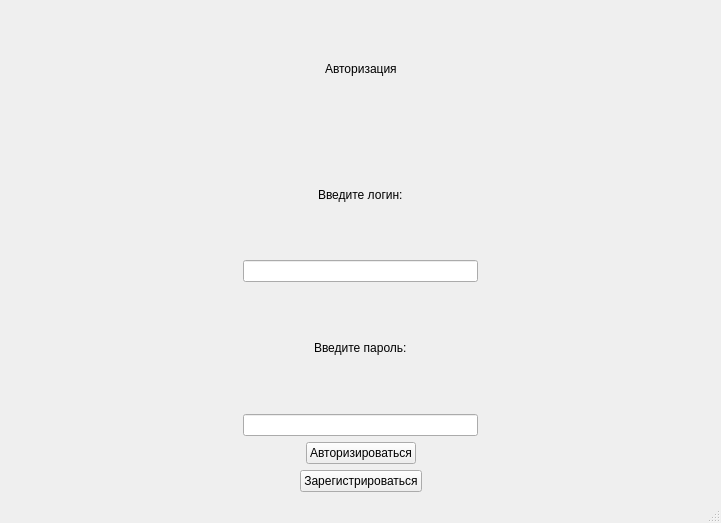
<?xml version="1.0" encoding="UTF-8"?>
<ui version="4.0">
 <class>AutWindw</class>
 <widget class="QMainWindow" name="AutWindw">
  <property name="geometry">
   <rect>
    <x>0</x>
    <y>0</y>
    <width>721</width>
    <height>523</height>
   </rect>
  </property>
  <property name="windowTitle">
   <string>MainWindow</string>
  </property>
  <widget class="QWidget" name="centralwidget">
   <layout class="QVBoxLayout" name="verticalLayout_4">
    <item>
     <layout class="QHBoxLayout" name="horizontalLayout_25">
      <item>
       <spacer name="horizontalSpacer_55">
        <property name="orientation">
         <enum>Qt::Horizontal</enum>
        </property>
        <property name="sizeHint" stdset="0">
         <size>
          <width>40</width>
          <height>20</height>
         </size>
        </property>
       </spacer>
      </item>
      <item>
       <widget class="QLabel" name="label_12">
        <property name="text">
         <string>Авторизация</string>
        </property>
       </widget>
      </item>
      <item>
       <spacer name="horizontalSpacer_61">
        <property name="orientation">
         <enum>Qt::Horizontal</enum>
        </property>
        <property name="sizeHint" stdset="0">
         <size>
          <width>40</width>
          <height>20</height>
         </size>
        </property>
       </spacer>
      </item>
     </layout>
    </item>
    <item>
     <layout class="QHBoxLayout" name="horizontalLayout_24">
      <item>
       <spacer name="horizontalSpacer_50">
        <property name="orientation">
         <enum>Qt::Horizontal</enum>
        </property>
        <property name="sizeHint" stdset="0">
         <size>
          <width>40</width>
          <height>20</height>
         </size>
        </property>
       </spacer>
      </item>
      <item>
       <widget class="QLabel" name="label_11">
        <property name="text">
         <string>Введите логин:</string>
        </property>
       </widget>
      </item>
      <item>
       <spacer name="horizontalSpacer_63">
        <property name="orientation">
         <enum>Qt::Horizontal</enum>
        </property>
        <property name="sizeHint" stdset="0">
         <size>
          <width>40</width>
          <height>20</height>
         </size>
        </property>
       </spacer>
      </item>
     </layout>
    </item>
    <item>
     <layout class="QHBoxLayout" name="horizontalLayout_23">
      <item>
       <spacer name="horizontalSpacer_62">
        <property name="orientation">
         <enum>Qt::Horizontal</enum>
        </property>
        <property name="sizeHint" stdset="0">
         <size>
          <width>40</width>
          <height>20</height>
         </size>
        </property>
       </spacer>
      </item>
      <item>
       <widget class="QLineEdit" name="login_line"/>
      </item>
      <item>
       <spacer name="horizontalSpacer_54">
        <property name="orientation">
         <enum>Qt::Horizontal</enum>
        </property>
        <property name="sizeHint" stdset="0">
         <size>
          <width>40</width>
          <height>20</height>
         </size>
        </property>
       </spacer>
      </item>
     </layout>
    </item>
    <item>
     <layout class="QHBoxLayout" name="horizontalLayout_22">
      <item>
       <spacer name="horizontalSpacer_53">
        <property name="orientation">
         <enum>Qt::Horizontal</enum>
        </property>
        <property name="sizeHint" stdset="0">
         <size>
          <width>40</width>
          <height>20</height>
         </size>
        </property>
       </spacer>
      </item>
      <item>
       <widget class="QLabel" name="label_10">
        <property name="text">
         <string>Введите пароль:</string>
        </property>
       </widget>
      </item>
      <item>
       <spacer name="horizontalSpacer_59">
        <property name="orientation">
         <enum>Qt::Horizontal</enum>
        </property>
        <property name="sizeHint" stdset="0">
         <size>
          <width>40</width>
          <height>20</height>
         </size>
        </property>
       </spacer>
      </item>
     </layout>
    </item>
    <item>
     <layout class="QHBoxLayout" name="horizontalLayout_26">
      <item>
       <spacer name="horizontalSpacer_64">
        <property name="orientation">
         <enum>Qt::Horizontal</enum>
        </property>
        <property name="sizeHint" stdset="0">
         <size>
          <width>40</width>
          <height>20</height>
         </size>
        </property>
       </spacer>
      </item>
      <item>
       <widget class="QLineEdit" name="password_line"/>
      </item>
      <item>
       <spacer name="horizontalSpacer_60">
        <property name="orientation">
         <enum>Qt::Horizontal</enum>
        </property>
        <property name="sizeHint" stdset="0">
         <size>
          <width>40</width>
          <height>20</height>
         </size>
        </property>
       </spacer>
      </item>
     </layout>
    </item>
    <item>
     <layout class="QHBoxLayout" name="horizontalLayout_27">
      <item>
       <spacer name="horizontalSpacer_51">
        <property name="orientation">
         <enum>Qt::Horizontal</enum>
        </property>
        <property name="sizeHint" stdset="0">
         <size>
          <width>20</width>
          <height>20</height>
         </size>
        </property>
       </spacer>
      </item>
      <item>
       <widget class="QPushButton" name="Btn_Enter">
        <property name="text">
         <string>Авторизироваться</string>
        </property>
       </widget>
      </item>
      <item>
       <spacer name="horizontalSpacer_56">
        <property name="orientation">
         <enum>Qt::Horizontal</enum>
        </property>
        <property name="sizeHint" stdset="0">
         <size>
          <width>20</width>
          <height>20</height>
         </size>
        </property>
       </spacer>
      </item>
     </layout>
    </item>
    <item>
     <layout class="QHBoxLayout" name="horizontalLayout_28">
      <item>
       <spacer name="horizontalSpacer_58">
        <property name="orientation">
         <enum>Qt::Horizontal</enum>
        </property>
        <property name="sizeHint" stdset="0">
         <size>
          <width>40</width>
          <height>20</height>
         </size>
        </property>
       </spacer>
      </item>
      <item>
       <spacer name="horizontalSpacer_52">
        <property name="orientation">
         <enum>Qt::Horizontal</enum>
        </property>
        <property name="sizeHint" stdset="0">
         <size>
          <width>40</width>
          <height>20</height>
         </size>
        </property>
       </spacer>
      </item>
      <item>
       <widget class="QPushButton" name="regtoBtn">
        <property name="text">
         <string>Зарегистрироваться</string>
        </property>
       </widget>
      </item>
      <item>
       <spacer name="horizontalSpacer_57">
        <property name="orientation">
         <enum>Qt::Horizontal</enum>
        </property>
        <property name="sizeHint" stdset="0">
         <size>
          <width>40</width>
          <height>20</height>
         </size>
        </property>
       </spacer>
      </item>
      <item>
       <spacer name="horizontalSpacer_49">
        <property name="orientation">
         <enum>Qt::Horizontal</enum>
        </property>
        <property name="sizeHint" stdset="0">
         <size>
          <width>40</width>
          <height>20</height>
         </size>
        </property>
       </spacer>
      </item>
     </layout>
    </item>
   </layout>
  </widget>
  <widget class="QMenuBar" name="menubar">
   <property name="geometry">
    <rect>
     <x>0</x>
     <y>0</y>
     <width>721</width>
     <height>26</height>
    </rect>
   </property>
  </widget>
  <widget class="QStatusBar" name="statusbar"/>
 </widget>
 <resources/>
 <connections/>
</ui>
